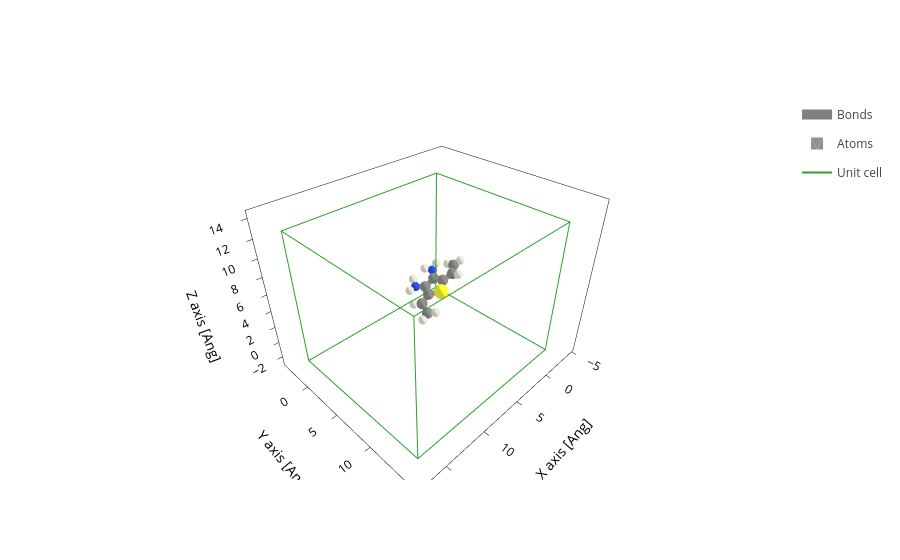

Write notebook code for a chart like this one.
### Code cell
structure.plot()

### Figure 1 — Plotly figure (JSON) as saved in the notebook; plotly's stock layout.template omitted (floating-point values rounded to 4 significant figures; data arrays with more than 128 entries replaced by an {"elided": "..."} marker saying what was removed)
{"data": [{"line": {"color": "gray", "width": 10}, "meta": {}, "mode": "lines", "name": "Bonds", "opacity": 1, "type": "scatter3d", "x": {"elided": "441 float values"}, "y": {"elided": "441 float values"}, "z": {"elided": "441 float values"}}, {"alphahull": 0, "color": "#909090", "hovertemplate": "%{meta.position}", "legendgroup": "Atoms", "meta": {"meta": {"Atoms_i": 0}, "position": "(0.39, -1.38, -0.38)"}, "name": "Atoms", "opacity": 1, "showlegend": true, "showscale": false, "type": "mesh3d", "x": {"elided": "225 float values"}, "y": {"elided": "225 float values"}, "z": {"elided": "225 float values"}}, {"alphahull": 0, "color": "#909090", "hovertemplate": "%{meta.position}", "legendgroup": "Atoms", "meta": {"meta": {"Atoms_i": 1}, "position": "(-0.83, -1.19, 0.33)"}, "name": "Atoms", "opacity": 1, "showlegend": false, "showscale": false, "type": "mesh3d", "x": {"elided": "225 float values"}, "y": {"elided": "225 float values"}, "z": {"elided": "225 float values"}}, {"alphahull": 0, "color": "#909090", "hovertemplate": "%{meta.position}", "legendgroup": "Atoms", "meta": {"meta": {"Atoms_i": 2}, "position": "(-1.05, 0.14, 0.61)"}, "name": "Atoms", "opacity": 1, "showlegend": false, "showscale": false, "type": "mesh3d", "x": {"elided": "225 float values"}, "y": {"elided": "225 float values"}, "z": {"elided": "225 float values"}}, {"alphahull": 0, "color": "#FFFF30", "hovertemplate": "%{meta.position}", "legendgroup": "Atoms", "meta": {"meta": {"Atoms_i": 3}, "position": "(0.19, 1.10, 0.02)"}, "name": "Atoms", "opacity": 1, "showlegend": false, "showscale": false, "type": "mesh3d", "x": {"elided": "225 float values"}, "y": {"elided": "225 float values"}, "z": {"elided": "225 float values"}}, {"alphahull": 0, "color": "#909090", "hovertemplate": "%{meta.position}", "legendgroup": "Atoms", "meta": {"meta": {"Atoms_i": 4}, "position": "(1.04, -0.19, -0.61)"}, "name": "Atoms", "opacity": 1, "showlegend": false, "showscale": false, "type": "mesh3d", "x": {"elided": "225 float values"}, "y": {"elided": "225 float values"}, "z": {"elided": "225 float values"}}, {"alphahull": 0, "color": "#909090", "hovertemplate": "%{meta.position}", "legendgroup": "Atoms", "meta": {"meta": {"Atoms_i": 5}, "position": "(-2.15, 0.67, 1.29)"}, "name": "Atoms", "opacity": 1, "showlegend": false, "showscale": false, "type": "mesh3d", "x": {"elided": "225 float values"}, "y": {"elided": "225 float values"}, "z": {"elided": "225 float values"}}, {"alphahull": 0, "color": "#3050F8", "hovertemplate": "%{meta.position}", "legendgroup": "Atoms", "meta": {"meta": {"Atoms_i": 6}, "position": "(-1.69, -2.24, 0.69)"}, "name": "Atoms", "opacity": 1, "showlegend": false, "showscale": false, "type": "mesh3d", "x": {"elided": "225 float values"}, "y": {"elided": "225 float values"}, "z": {"elided": "225 float values"}}, {"alphahull": 0, "color": "#3050F8", "hovertemplate": "%{meta.position}", "legendgroup": "Atoms", "meta": {"meta": {"Atoms_i": 7}, "position": "(0.85, -2.64, -0.78)"}, "name": "Atoms", "opacity": 1, "showlegend": false, "showscale": false, "type": "mesh3d", "x": {"elided": "225 float values"}, "y": {"elided": "225 float values"}, "z": {"elided": "225 float values"}}, {"alphahull": 0, "color": "#909090", "hovertemplate": "%{meta.position}", "legendgroup": "Atoms", "meta": {"meta": {"Atoms_i": 8}, "position": "(2.27, -0.04, -1.27)"}, "name": "Atoms", "opacity": 1, "showlegend": false, "showscale": false, "type": "mesh3d", "x": {"elided": "225 float values"}, "y": {"elided": "225 float values"}, "z": {"elided": "225 float values"}}, {"alphahull": 0, "color": "#EDEADE", "hovertemplate": "%{meta.position}", "legendgroup": "Atoms", "meta": {"meta": {"Atoms_i": 9}, "position": "(-1.15, -3.08, 0.78)"}, "name": "Atoms", "opacity": 1, "showlegend": false, "showscale": false, "type": "mesh3d", "x": {"elided": "225 float values"}, "y": {"elided": "225 float values"}, "z": {"elided": "225 float values"}}, {"alphahull": 0, "color": "#EDEADE", "hovertemplate": "%{meta.position}", "legendgroup": "Atoms", "meta": {"meta": {"Atoms_i": 10}, "position": "(-2.12, -2.04, 1.57)"}, "name": "Atoms", "opacity": 1, "showlegend": false, "showscale": false, "type": "mesh3d", "x": {"elided": "225 float values"}, "y": {"elided": "225 float values"}, "z": {"elided": "225 float values"}}, {"alphahull": 0, "color": "#EDEADE", "hovertemplate": "%{meta.position}", "legendgroup": "Atoms", "meta": {"meta": {"Atoms_i": 11}, "position": "(1.85, -2.61, -0.87)"}, "name": "Atoms", "opacity": 1, "showlegend": false, "showscale": false, "type": "mesh3d", "x": {"elided": "225 float values"}, "y": {"elided": "225 float values"}, "z": {"elided": "225 float values"}}, {"alphahull": 0, "color": "#EDEADE", "hovertemplate": "%{meta.position}", "legendgroup": "Atoms", "meta": {"meta": {"Atoms_i": 12}, "position": "(0.61, -3.33, -0.09)"}, "name": "Atoms", "opacity": 1, "showlegend": false, "showscale": false, "type": "mesh3d", "x": {"elided": "225 float values"}, "y": {"elided": "225 float values"}, "z": {"elided": "225 float values"}}, {"alphahull": 0, "color": "#909090", "hovertemplate": "%{meta.position}", "legendgroup": "Atoms", "meta": {"meta": {"Atoms_i": 13}, "position": "(2.71, 1.33, -1.68)"}, "name": "Atoms", "opacity": 1, "showlegend": false, "showscale": false, "type": "mesh3d", "x": {"elided": "225 float values"}, "y": {"elided": "225 float values"}, "z": {"elided": "225 float values"}}, {"alphahull": 0, "color": "#EDEADE", "hovertemplate": "%{meta.position}", "legendgroup": "Atoms", "meta": {"meta": {"Atoms_i": 14}, "position": "(2.85, -0.83, -1.46)"}, "name": "Atoms", "opacity": 1, "showlegend": false, "showscale": false, "type": "mesh3d", "x": {"elided": "225 float values"}, "y": {"elided": "225 float values"}, "z": {"elided": "225 float values"}}, {"alphahull": 0, "color": "#EDEADE", "hovertemplate": "%{meta.position}", "legendgroup": "Atoms", "meta": {"meta": {"Atoms_i": 15}, "position": "(2.17, 2.14, -1.44)"}, "name": "Atoms", "opacity": 1, "showlegend": false, "showscale": false, "type": "mesh3d", "x": {"elided": "225 float values"}, "y": {"elided": "225 float values"}, "z": {"elided": "225 float values"}}, {"alphahull": 0, "color": "#EDEADE", "hovertemplate": "%{meta.position}", "legendgroup": "Atoms", "meta": {"meta": {"Atoms_i": 16}, "position": "(3.59, 1.44, -2.16)"}, "name": "Atoms", "opacity": 1, "showlegend": false, "showscale": false, "type": "mesh3d", "x": {"elided": "225 float values"}, "y": {"elided": "225 float values"}, "z": {"elided": "225 float values"}}, {"alphahull": 0, "color": "#909090", "hovertemplate": "%{meta.position}", "legendgroup": "Atoms", "meta": {"meta": {"Atoms_i": 17}, "position": "(-3.32, -0.23, 1.58)"}, "name": "Atoms", "opacity": 1, "showlegend": false, "showscale": false, "type": "mesh3d", "x": {"elided": "225 float values"}, "y": {"elided": "225 float values"}, "z": {"elided": "225 float values"}}, {"alphahull": 0, "color": "#EDEADE", "hovertemplate": "%{meta.position}", "legendgroup": "Atoms", "meta": {"meta": {"Atoms_i": 18}, "position": "(-2.16, 1.62, 1.59)"}, "name": "Atoms", "opacity": 1, "showlegend": false, "showscale": false, "type": "mesh3d", "x": {"elided": "225 float values"}, "y": {"elided": "225 float values"}, "z": {"elided": "225 float values"}}, {"alphahull": 0, "color": "#EDEADE", "hovertemplate": "%{meta.position}", "legendgroup": "Atoms", "meta": {"meta": {"Atoms_i": 19}, "position": "(-3.30, -1.20, 1.34)"}, "name": "Atoms", "opacity": 1, "showlegend": false, "showscale": false, "type": "mesh3d", "x": {"elided": "225 float values"}, "y": {"elided": "225 float values"}, "z": {"elided": "225 float values"}}, {"alphahull": 0, "color": "#EDEADE", "hovertemplate": "%{meta.position}", "legendgroup": "Atoms", "meta": {"meta": {"Atoms_i": 20}, "position": "(-4.11, 0.15, 2.07)"}, "name": "Atoms", "opacity": 1, "showlegend": false, "showscale": false, "type": "mesh3d", "x": {"elided": "225 float values"}, "y": {"elided": "225 float values"}, "z": {"elided": "225 float values"}}, {"meta": {}, "mode": "lines", "name": "Unit cell", "type": "scatter3d", "x": [0.0, 0.0, 17.7, 17.7, 0.0, 0.0, NaN, 0.0, 0.0, 0.0, 17.7, 17.7, 0.0, NaN, 17.7, 17.7, NaN, 17.7, 17.7], "y": [0.0, 15.47, 15.47, 15.47, 15.47, 15.47, NaN, 15.47, 0.0, 0.0, 0.0, 0.0, 0.0, NaN, 15.47, 0.0, NaN, 15.47, 0.0], "z": [0.0, 0.0, 0.0, 14.23, 14.23, 0.0, NaN, 14.23, 14.23, 0.0, 0.0, 14.23, 14.23, NaN, 0.0, 0.0, NaN, 14.23, 14.23]}], "layout": {"scene": {"aspectmode": "data", "xaxis": {"title": {"text": "X axis [Ang]"}}, "yaxis": {"title": {"text": "Y axis [Ang]"}}, "zaxis": {"title": {"text": "Z axis [Ang]"}}}, "xaxis": {"scaleanchor": "y", "scaleratio": 1, "title": {"text": "X axis [Ang]"}}, "yaxis": {"title": {"text": "Y axis [Ang]"}}}}
